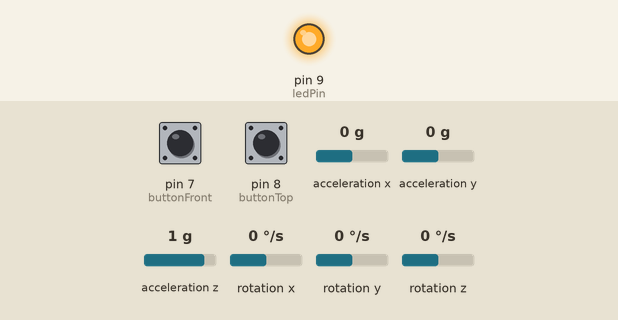
Simulated run of this sketch. Board: Arduino Leonardo, built with avr-gcc and run on an emulated ATmega32U4. On the bench: output pins drawn as LEDs (lit = HIGH). Wiring (inferred from the names in the program): MPU-6050 motion sensor at I2C address 0x68. Inputs (shaded band) come from the test bench; at power-on: pin 8 (buttonTop) HIGH, pin 7 (buttonFront) HIGH, acceleration x 0 g, acceleration y 0 g, acceleration z 1 g, rotation x 0 °/s, rotation y 0 °/s, rotation z 0 °/s. USB keyboard and mouse output is not drawn.

Above: at 1.3 s.
1.4 s: pin 8 (buttonTop) pulled LOW for 3.2 s
At 5.4 s:
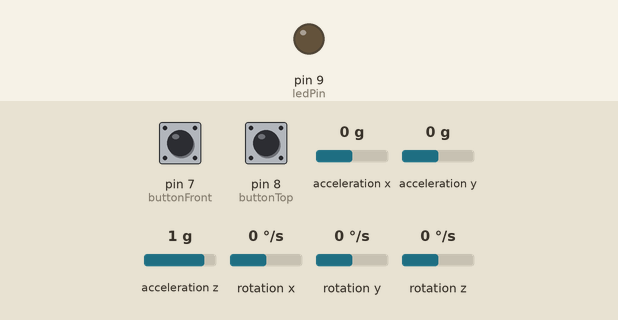
6.1 s: pin 8 (buttonTop) pulled LOW for 0.15 s
At 6.7 s:
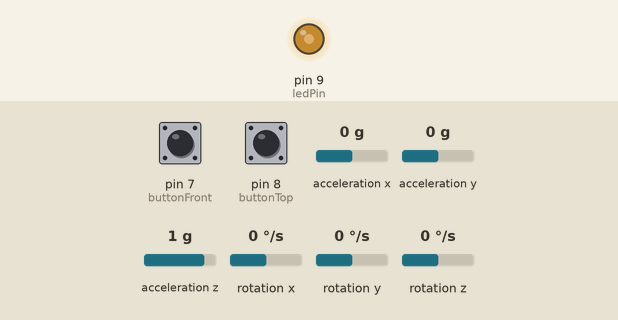
7.7 s: pin 8 (buttonTop) pulled LOW for 1 s
At 8.1 s:
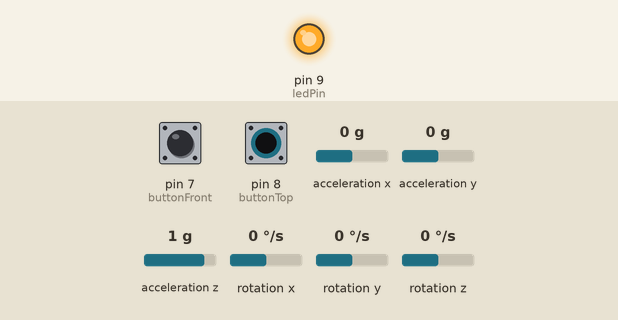
Timing chart, 0 to 10.7 s (numbered marks = the images above; inputs shaded):
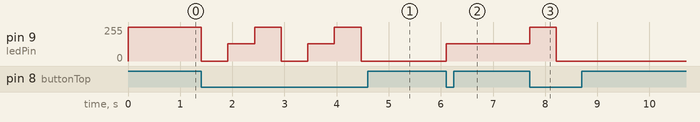

The sketch:

joystick_multi_func.ino
```cpp
// (licence header left out)
// Enable serial output, baud rate 115200
//#define DEBUG

// Pins
#define buttonFront 7
#define buttonTop 8
#define ledPin 9

// Gamepad values
#define Gamepad_zoom_in 2
#define Gamepad_zoom_out 4
#define Gamepad_rotate_left 7
#define Gamepad_rotate_right 8

// Config
#define Zoom_in_trigger 10000
#define Zoom_out_trigger 6000
#define Rotate_trigger 10000
#define Movement_sensitivity 0.6
#define Loop_delay 10

// Libraries
#include <Wire.h>
#include "HID-Project.h"
#include "MPU6050_program.h"

// Tracking joystick mode
/*
   0 = joystick
   1 = keyboard
   2 = mouse
*/
volatile int JOYSTICK_MODE = 0;

// Tracking mouse button state
bool mouseState = false;

// Tracking button state for joystick (prevent buttons and axis from staying pressed)
bool turnOffFlag = false;
bool turnOnFlag = false;


// Handle mode changes
void changeMode(int newMode) {

  // Start appropriate HID module
  if (JOYSTICK_MODE == 0) {
    Gamepad.end();
    Keyboard.begin();
    digitalWrite(ledPin, LOW);
  } else if (JOYSTICK_MODE == 1) {
    Keyboard.end();
    AbsoluteMouse.begin();
    analogWrite(ledPin, 128);
  } else if (JOYSTICK_MODE == 2) {
    AbsoluteMouse.end();
    Gamepad.begin();
    digitalWrite(ledPin, HIGH);
  }

  JOYSTICK_MODE = newMode;

  #ifdef DEBUG
  Serial.print("New Mode: ");
  Serial.println(newMode);
  #endif

}

void setup() {
  // Pin setup
  pinMode(buttonFront, INPUT_PULLUP);
  pinMode(buttonTop, INPUT_PULLUP);
  pinMode(ledPin, OUTPUT);

  // Use LED as indicator, default mode is high
  digitalWrite(ledPin, HIGH);

  // Gyro setup
  Wire.begin();
  MPU6050_inicializacija();

  // Start default mode (joystick)
  Gamepad.begin();

  // Debugging
  #ifdef DEBUG
    Serial.begin(115200);
    while (!Serial);
    Serial.println("Begin!");
  #endif
}

void loop() {
  // Switch modes if button is pressed
  if (!digitalRead(buttonTop)) {
    changeMode((JOYSTICK_MODE + 1) % 3);
    delay(500);
  }

  // Get gyro values
  MPU6050_osvezevanje();
  int izmerjen_pospesek_x = -pospesek_x();
  int izmerjen_pospesek_y = -pospesek_y();


  if (JOYSTICK_MODE == 0) {

    izmerjen_pospesek_x = izmerjen_pospesek_x / 1000;
    izmerjen_pospesek_x = map(izmerjen_pospesek_x, -20, 20, -32000 * Movement_sensitivity, 32000 * Movement_sensitivity);
    izmerjen_pospesek_y = izmerjen_pospesek_y * 1.5 * Movement_sensitivity;

    if (!digitalRead(buttonFront)) {
      turnOffFlag = true;

      if (turnOnFlag) {

        #ifdef DEBUG
        Serial.println("Joystick button pressed!");
        #endif

        turnOnFlag = false;
        Gamepad.xAxis(0);
        Gamepad.yAxis(0);
      }

      if (izmerjen_pospesek_y < -Zoom_out_trigger) {
        Gamepad.press(Gamepad_zoom_out);
      } else if (izmerjen_pospesek_y > Zoom_in_trigger) {
        Gamepad.press(Gamepad_zoom_in);
      } else {
        Gamepad.release(Gamepad_zoom_out);
        Gamepad.release(Gamepad_zoom_in);
      }

      if (izmerjen_pospesek_x < -Rotate_trigger) {
        Gamepad.press(Gamepad_rotate_left);
      } else if (izmerjen_pospesek_x > Rotate_trigger) {
        Gamepad.press(Gamepad_rotate_right);
      } else {
        Gamepad.release(Gamepad_rotate_left);
        Gamepad.release(Gamepad_rotate_right);
      }

    } else {
      turnOnFlag = true;

      if (turnOffFlag) {

        #ifdef DEBUG
        Serial.println("Joystick button released!");
        #endif

        turnOffFlag = false;
        Gamepad.releaseAll();
      }

      Gamepad.xAxis(izmerjen_pospesek_x);
      Gamepad.yAxis(izmerjen_pospesek_y);
    }

    Gamepad.write();


  } else if (JOYSTICK_MODE == 1) {

    izmerjen_pospesek_x = izmerjen_pospesek_x / 1000;
    izmerjen_pospesek_x = map(izmerjen_pospesek_x, -20, 20, -32000, 32000);
    izmerjen_pospesek_y = izmerjen_pospesek_y * 1.5;

    if (izmerjen_pospesek_x > 20000) {
      Keyboard.release(KEY_LEFT);
      Keyboard.press(KEY_RIGHT);
    } else if (izmerjen_pospesek_x < -20000) {
      Keyboard.release(KEY_RIGHT);
      Keyboard.press(KEY_LEFT);
    } else {
      Keyboard.release(KEY_LEFT);
      Keyboard.release(KEY_RIGHT);
    }

    if (izmerjen_pospesek_y > 20000) {
      Keyboard.release(KEY_DOWN);
      Keyboard.press(KEY_UP);
    } else if (izmerjen_pospesek_y < -20000) {
      Keyboard.release(KEY_UP);
      Keyboard.press(KEY_DOWN);
    } else {
      Keyboard.release(KEY_DOWN);
      Keyboard.release(KEY_UP);
    }


  } else if (JOYSTICK_MODE == 2) {

    izmerjen_pospesek_x = map(izmerjen_pospesek_x, -32000, 32000, 0, 2000);
    izmerjen_pospesek_x = map(izmerjen_pospesek_x, 0, 2000, -8000, 40000);

    izmerjen_pospesek_y = map(izmerjen_pospesek_y, -32000, 32000, 0, 2000);
    izmerjen_pospesek_y = map(izmerjen_pospesek_y, 0, 2000, -10000, 40000);

    AbsoluteMouse.moveTo(izmerjen_pospesek_x, izmerjen_pospesek_y);

    if (!digitalRead(buttonFront) && !mouseState) {

      #ifdef DEBUG
      Serial.println("Mouse button pressed!");
      #endif

      AbsoluteMouse.press();
      delay(100);
      mouseState = 1;
    } else if (digitalRead(buttonFront) && mouseState) {

      #ifdef DEBUG
      Serial.println("Mouse button released!");
      #endif

      AbsoluteMouse.release();
      delay(100);
      mouseState = 0;
    }

  }

  delay(Loop_delay);

}
```

MPU6050_program.cpp
```cpp
#include <Wire.h>
#include <arduino.h>
//#include <Mouse.h>
#include "MPU6050_program.h"

//Inicializacija spremenljivk

/* IMU Data */
int accX, accY, accZ;
int16_t tempRaw;

uint8_t i2cData[14]; // Buffer for I2C data

double temperature;

short gy_old;
short gx_old;
double x_move;
double y_move;

void MPU6050_inicializacija(){
  TWBR = ((F_CPU / 400000L) - 16) / 2; // Set I2C frequency to 400kHz

  i2cData[0] = 7; // Set the sample rate to 1000Hz - 8kHz/(7+1) = 1000Hz
  i2cData[1] = 0x00; // Disable FSYNC and set 260 Hz Acc filtering, 256 Hz Gyro filtering, 8 KHz sampling
  i2cData[2] = 0x00; // Set Gyro Full Scale Range to ďż˝250deg/s
  i2cData[3] = 0x00; // Set Accelerometer Full Scale Range to ďż˝2g
  while (i2cWrite(0x19, i2cData, 4, false)); // Write to all four registers at once
  while (i2cWrite(0x6B, 0x01, true)); // PLL with X axis gyroscope reference and disable sleep mode

  while (i2cRead(0x75, i2cData, 1));
  if (i2cData[0] != 0x68) { // Read "WHO_AM_I" register
    Serial.print(F("Error reading sensor"));
    while (1);
  }
  delay(100); // Wait for sensor to stabilize
}

void MPU6050_osvezevanje(){
	while (i2cRead(0x3B, i2cData, 14));
	accX = ((i2cData[0] << 8) | i2cData[1]);
	accY = ((i2cData[2] << 8) | i2cData[3]);
	accZ = ((i2cData[4] << 8) | i2cData[5]);
	tempRaw = (i2cData[6] << 8) | i2cData[7];
}

void MPU6050_pospeskometer(){
  Serial.println("Pospeskometer: ");
  Serial.print("X-os: ");
  Serial.println(accX);
  Serial.print("Y-os: ");
  Serial.println(accY);
  Serial.print("Z-os: ");
  Serial.println(accZ);
  Serial.println(" ");
}

void MPU6050_tipkovnica(char tipka1, char tipka2, char tipka3, char tipka4, int obcut_acc){

}

/*
void MPU6050_miska(){
	int gx=accX;
	int gy=accY;

    x_move = -((double)gx*10)/12000;
    y_move = ((double)gy*10)/12000;
    if ((x_move >= 0)) {
      x_move = x_move - 1;
    }
    if ((x_move < 0)) {
      x_move = x_move + 1;
    }
    if ((y_move >= 0)) {
      y_move = y_move - 1;
    }
    if ((y_move < 0)) {
      y_move = y_move + 1;
    }


    if ((abs(gx) > abs(gx_old) + 2000) || (abs(gx) < abs(gx_old) - 2000)) {
      gx_old = gx;
    }
    else {
      Mouse.move(x_move,0,0);
      gx_old = gx;
    }
    if((abs(gy) > abs(gy_old) + 2000) || (abs(gy) < abs(gy_old) - 2000)) {
      gy_old = gy;
    }
    else {
      Mouse.move(0,y_move,0);
      gy_old = gy;
    }

}
*/

void MPU6050_miska_tipke(int button1Pin, int button2Pin){


}

void LED(int ledica, int meja){

}

void MPU6050_temperatura(){
  temperature = (double)tempRaw / 340.0 + 36.53;
  Serial.print("Temperatura: ");
  Serial.println(temperature);
  Serial.println(" ");
}

int pospesek_x(){
return accX;
}
int pospesek_y(){
return accY;
}

int pospesek_z(){
return accZ;
}

double temperatura(){
return temperature;
}


const uint8_t IMUAddress = 0x68; // AD0 is logic low on the PCB
const uint16_t I2C_TIMEOUT = 1000; // Used to check for errors in I2C communication

uint8_t i2cWrite(uint8_t registerAddress, uint8_t data, bool sendStop) {
  return i2cWrite(registerAddress, &data, 1, sendStop); // Returns 0 on success
}

uint8_t i2cWrite(uint8_t registerAddress, uint8_t *data, uint8_t length, bool sendStop) {
  Wire.beginTransmission(IMUAddress);
  Wire.write(registerAddress);
  Wire.write(data, length);
  uint8_t rcode = Wire.endTransmission(sendStop); // Returns 0 on success
  if (rcode) {
    Serial.print(F("i2cWrite failed: "));
    Serial.println(rcode);
  }
  return rcode; // See: http://arduino.cc/en/Reference/WireEndTransmission
}

uint8_t i2cRead(uint8_t registerAddress, uint8_t *data, uint8_t nbytes) {
  uint32_t timeOutTimer;
  Wire.beginTransmission(IMUAddress);
  Wire.write(registerAddress);
  uint8_t rcode = Wire.endTransmission(false); // Don't release the bus
  if (rcode) {
    Serial.print(F("i2cRead failed: "));
    Serial.println(rcode);
    return rcode; // See: http://arduino.cc/en/Reference/WireEndTransmission
  }
  Wire.requestFrom(IMUAddress, nbytes, (uint8_t)true); // Send a repeated start and then release the bus after reading
  for (uint8_t i = 0; i < nbytes; i++) {
    if (Wire.available())
      data[i] = Wire.read();
    else {
      timeOutTimer = micros();
      while (((micros() - timeOutTimer) < I2C_TIMEOUT) && !Wire.available());
      if (Wire.available())
        data[i] = Wire.read();
      else {
        Serial.println(F("i2cRead timeout"));
        return 5; // This error value is not already taken by endTransmission
      }
    }
  }
  return 0; // Success
}
```

MPU6050_program.h
```cpp
#include <Wire.h>
#include <arduino.h>

void MPU6050_inicializacija();
void MPU6050_osvezevanje();
void MPU6050_pospeskometer();
void MPU6050_miska();
void MPU6050_tipkovnica(char tipka1, char tipka2, char tipka3, char tipka4, int obcut_acc);
void MPU6050_temperatura();
void MPU6050_miska_tipke(int button1Pin, int button2Pin);
void LED(int ledica, int meja);

int pospesek_x();
int pospesek_y();
int pospesek_z();

double temperatura();

uint8_t i2cWrite(uint8_t registerAddress, uint8_t data, bool sendStop);
uint8_t i2cWrite(uint8_t registerAddress, uint8_t *data, uint8_t length, bool sendStop);
uint8_t i2cRead(uint8_t registerAddress, uint8_t *data, uint8_t nbytes);
```

Measured:
- after the input at 1.4 s, pin 9 (ledPin): 255/255 → 0/255 at once, → 128/255 0.51 s later, → 255/255 0.51 s later, → 0/255 0.51 s later, … (7 changes in this stretch)
- after the input at 6.1 s, pin 9 (ledPin): 0/255 → 128/255 at once
- after the input at 7.7 s, pin 9 (ledPin): 128/255 → 255/255 at once, → 0/255 0.51 s later
